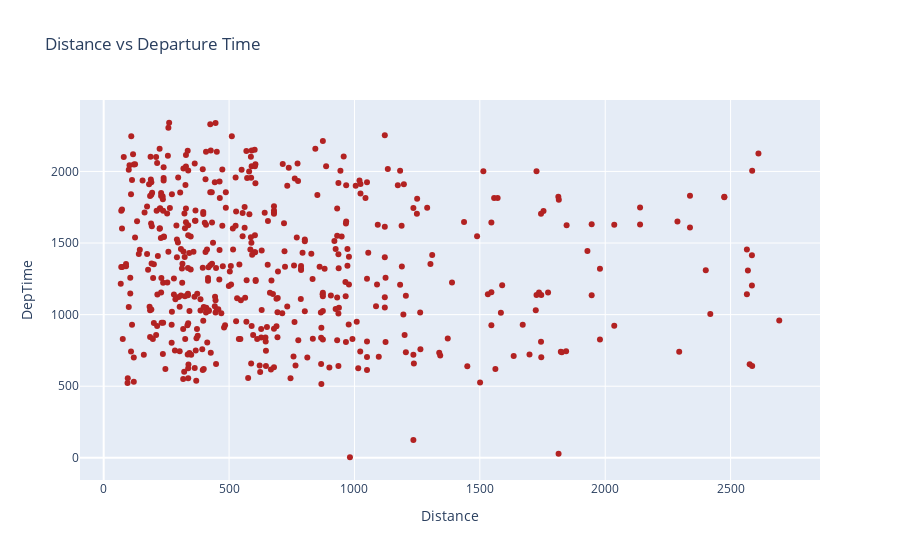

Source (notebook cell):
### Markdown cell above
Learn more about usage of scatter plot [here](https://plotly.com/python/line-and-scatter/?utm_medium=Exinfluencer&utm_source=Exinfluencer&utm_content=000026UJ&utm_term=10006555&utm_id=NA-SkillsNetwork-Channel-SkillsNetworkCoursesIBMDeveloperSkillsNetworkDV0101ENSkillsNetwork20297740-2021-01-01)

#### Idea: How departure time changes with respect to airport distance

### Code cell
# First we create a figure using go.Figure and adding trace to it through go.scatter
fig = go.Figure(data=go.Scatter(x=data['Distance'], y=data['DepTime'], mode='markers', marker=dict(color='firebrick')))
# Updating layout through `update_layout`. Here we are adding title to the plot and providing title to x and y axis.
fig.update_layout(title='Distance vs Departure Time', xaxis_title='Distance', yaxis_title='DepTime')
# Display the figure
fig.show()

### Figure 1 — Plotly figure (JSON) as saved in the notebook; plotly's stock layout.template omitted (floating-point values rounded to 4 significant figures; data arrays with more than 128 entries replaced by an {"elided": "..."} marker saying what was removed)
{"data": [{"marker": {"color": "firebrick"}, "mode": "markers", "x": {"elided": "500 int values"}, "y": {"elided": "500 int values"}, "type": "scatter"}], "layout": {"title": {"text": "Distance vs Departure Time"}, "xaxis": {"title": {"text": "Distance"}, "type": "linear", "range": [-90.09, 2852.0], "autorange": true}, "yaxis": {"title": {"text": "DepTime"}, "type": "linear", "range": [-188.8, 2533.0], "autorange": true}, "autosize": true}}
